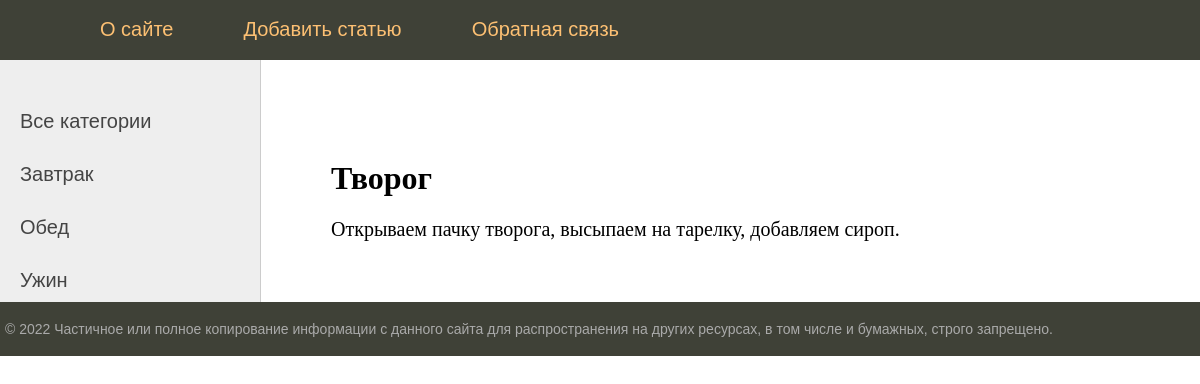
The page /tvorog/ on the database its author committed.
### recipes_app/models.py (models this page shows, shortened)
class Category(models.Model):
    name = models.CharField(max_length=100, db_index=True, verbose_name="Категория")
    slug = models.SlugField(max_length=255, unique=True, db_index=True, verbose_name="URL")

class Recipes(models.Model):
    title = models.CharField(max_length=255, verbose_name="Название блюда")
    slug = models.SlugField(max_length=255, unique=True, db_index=True, verbose_name="URL")
    content = models.TextField(blank=True, verbose_name="Рецепт")
    photo = models.ImageField(upload_to='photos/%Y/%m/%d', null=True, blank=True, verbose_name="Фото")
    time_create = models.DateTimeField(auto_now_add=True)
    time_update = models.DateTimeField(auto_now=True)
    is_published = models.BooleanField(default=True, verbose_name="Опубликовано")
    cat = models.ForeignKey('Category', on_delete=models.PROTECT,  null=True, verbose_name="Категория")
    class Meta:
        verbose_name_plural = 'Рецепты'
        ordering = ['id']

### recipes_app/views.py (the view)
# urls.py: path('<slug:post_slug>/', ShowPost.as_view(), name='post'),
class ShowPost(DataMixin,  DetailView):
    model = Recipes
    template_name = 'recipes_app/post.html'
    slug_url_kwarg = 'post_slug'
    context_object_name = 'post'
    def get_context_data(self, *, object_list=None, **kwargs):
        context = super().get_context_data(**kwargs)
        c_def = self.get_user_context(title=context['post'])
        return context | c_def

### recipes_app/utils.py (called while the page is built)
    def get_user_context(self, **kwargs):
        context = kwargs
        cats = Category.objects.all()
        context['cats'] = cats
        context['menu'] = menu
        return context

### recipes_app/templates/recipes_app/post.html (shortened to what this page needs)
{% extends 'recipes_app/base.html' %}
{% block content %}
<h1>{{post.title}}</h1>
{{post.content|linebreaks}}
{% endblock %}

### recipes_app/templates/recipes_app/base.html (shortened to what this page needs)
{% load static %}
<!DOCTYPE html>
<html>
<head>
    <link type="text/css" href="{% static 'women/css/styles.css' %}" rel="stylesheet" />
</head>
<body>
{% block mainmenu %}
		<div class="header">
			<ul id="mainmenu" class="mainmenu">
			    <li class="logo"><a href="{% url 'home' %}"><div class="logo"></div></a></li>
                {% for m in menu %}
			      <li><a href="{% url m.url_name %}">{{m.title}}</a></li>
                {% endfor %}
            </ul>
{% endblock mainmenu %}
   <table class="table-content" border=0 cellpadding="0" cellspacing="0">
<tr>
	<td valign="top" class="left-chapters">
	<ul id="leftchapters">
		<li><a href="{% url 'home' %}">Все категории</a></li>
{% for c in cats %}
		<li><a href="{% url 'home' %}">{{c.name}}</a></li>
{% endfor %}
	</ul>
</td>
<td valign="top" class="content">
	<div class="content-text">
{% block content %}
{% endblock %}
	</div>
</td></tr></table>
<tr><td valign=top>
	<div id="footer">
		<p>&copy; 2022 Частичное или полное копирование информации с данного сайта для распространения на других ресурсах, в том числе и бумажных, строго запрещено.</p>
	</div>
</td></tr></table>
</body>
</html>

### recipes_app/static/css/styles.css (style rules this page uses)
html, body { font-family: 'Arial'; margin: 0; padding: 0; height: 100%; width: 100%; color: #444; }
a { color: #0059b2; text-decoration: none; }
.header { background: #3F4137; height: 60px; }
.logo { background: url('../images/logo.png') no-repeat 10px 5px; width: 70px; height: 60px; }
ul.mainmenu { list-style: none; margin: 0; padding: 0; height: 60px; color: #fdc073; font-size: 20px; overflow: hidden; }
ul.mainmenu li { float: left; margin: 18px 40px 0 30px; }
ul.mainmenu li.logo { margin: 0; }
ul.mainmenu li a { color: #fdc073; text-decoration: none; }
.table-content { width: 100%; min-height: 100%; height: 100%; }
.left-chapters { margin: 0; background: #eee; border-right: 1px solid #ccc; min-height: 100%; }
.left-chapters ul { width: 230px; min-height: 100%; margin: 0; padding: 20px 10px 10px 20px; list-style: none; font-size: 20px; }
.left-chapters ul li { margin: 30px 0 0 0; color: #999; }
.left-chapters ul li a { color: #444; text-decoration: none; }
.content { padding: 40px 20px 20px 40px; width: 100%; box-sizing: border-box; }
.content-text { margin: 60px 0 0 30px; color: #000; font-size: 20px; font-family: Yandex Sans Display Light; }
.content-text h1 { font-size: 32px; }
#footer { box-sizing: border-box; background: #3F4137; padding: 5px; color: #aaa; font-size: 14px; font-family: Verdana, Geneva, Arial, Helvetica; text-align: left; overflow: hidden; }

### rows shown on the page
Category: name "Завтрак"
Category: name "Обед"
Category: name "Ужин"
Recipes: title "Творог", content "Открываем пачку творога, высыпаем на тарелку, добавляем сироп."

### other values the page prints
{{ m.title }} "О сайте" "Добавить статью" "Обратная связь"
